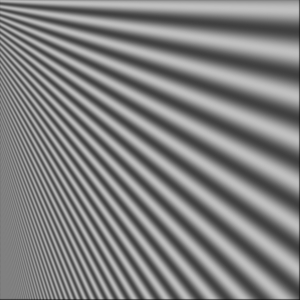
#> input picture Lab 1/pn1.jpg, 300 x 300 px
$ jupyter execute --allow-errors lab1.ipynb   (shell and % lines are left out)
#> lines starting #> are read from the running program, lines starting #| are printed output that depends on the picture
# Lab 1

[cell 1]

import matplotlib
import numpy as np

import matplotlib.pyplot as plt
from PIL import Image
import inspect
import scipy.stats as st

[cell 2]
a = Image.open('pn1.jpg')
#> a is the input picture: PIL image 300x300 L; min 24, max 193, mean 128.3
asarr = np.asarray(a)
a

[cell 3]
from scipy.ndimage.filters import gaussian_filter
blurred = gaussian_filter(a, sigma=5)
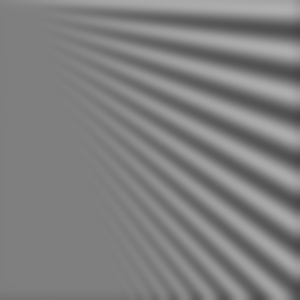
#> blurred: shape (300, 300); min 72, max 175, mean 127.3
plt.imshow(blurred,cmap="gray")

[cell 4]
g_kernel = np.asarray([[1,2,1],
                       [2,4,2],
                       [1,2,1]])
g2_kernel = np.asarray([[1,2,1],
                       [2,4,2],
                       [1,2,1]])
n_kernel = np.asarray([[1,1,1],
                       [1,1,1],
                       [1,1,1]])
n7_kernel = np.ones((7,7))

def applyFilter(img_path,kernel,is_path = True,debug=False):
    if not is_path:
        asarr = img_path
    else:
        a = Image.open(img_path)
        asarr = np.asarray(a)
    plt.figure()
    plt.imshow(asarr,cmap="gray",interpolation="nearest")
    plt.figure()
    ret = tryFilter(asarr,kernel,debug)
    plt.imshow(ret,cmap="gray",interpolation="nearest")
    return ret

def tryFilter(img,k,debug=False):
    if k.shape[0]%2 == 0 or k.shape[1]%2 == 0:
        print("Kernel should be symmetrical (odd dimensions)")
        return None
    #return_image = np.zeros(img.shape)

    row = 0
    col = 0
    if debug:
        print("RANGE:",img.shape[0] - int(k.shape[0]))
    percent_complete = 0
    last_percent = 0
    while row < img.shape[0] - int(k.shape[0])+1:
        col = 0
        percent_complete = int((row*100)/(img.shape[0] - int(k.shape[0])))
        if debug and percent_complete%10 == 0 and last_percent!= percent_complete:
            last_percent = percent_complete
            print("Progress:",last_percent,"%")
        while col < img.shape[1] - int(k.shape[1])+1:
            c_row = row + int(k.shape[0]/2)
            c_col = col + int(k.shape[1]/2)
            if debug:
                print("TOP-left:",(row,col), "Center:",(c_row,c_col))
            img[c_row,c_col] = calculateFilter(img,k,(row,col))
            col = col+1
        row = row+1
    return img

def calculateFilter(img,k,topleft):
    row,col = topleft
    i = 0
    j = 0
    sum = 0
    while i<k.shape[0]:
        j=0
        while j<k.shape[1]:
            sum = sum + (img[row+i][col+j] * k[i][j])
            j = j+1
        i = i+1
    return sum/(k.shape[0]*k.shape[1])

def convertToGrayscale(image_path):
    pp = Image.open(image_path)
    x = np.asarray(pp)
    return x[:,:,0]


def gkern(kernlen=21, nsig=3):
    """Returns a 2D Gaussian kernel array."""

    interval = (2*nsig+1.)/(kernlen)
    x = np.linspace(-nsig-interval/2., nsig+interval/2., kernlen+1)
    kern1d = np.diff(st.norm.cdf(x))
    kernel_raw = np.sqrt(np.outer(kern1d, kern1d))
    #kernel = kernel_raw/kernel_raw.sum()
    kernel = kernel_raw
    return kernel

#> (a cell that did not finish here is left out)

#> after the loop in tryFilter, `while row < img.shape[0] - int(k.shape[0])+1:`: last_percent = 0

#> (a cell that did not finish here is left out)

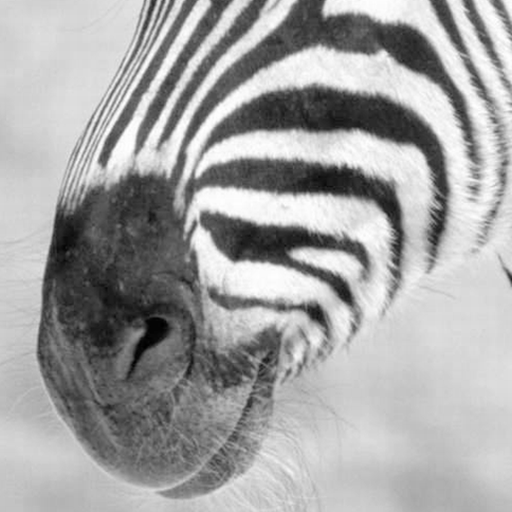
#> input picture Lab 1/zebra.png, 512 x 512 px
#> in convertToGrayscale, pp is the input picture: PIL image 512x512 RGB; mean R, G, B 163.6, 163.6, 163.6
#| RANGE: 505
# plt.imshow(gaussian_filter(Image.open('zebra.png'),sigma=7))

#> (a cell that did not finish here is left out)

#> in gkern, `interval = (2*nsig+1.)/(kernlen)`: interval = 0.714
#| RANGE: 491

[cell 8]
x = gkern(5,1)*100
